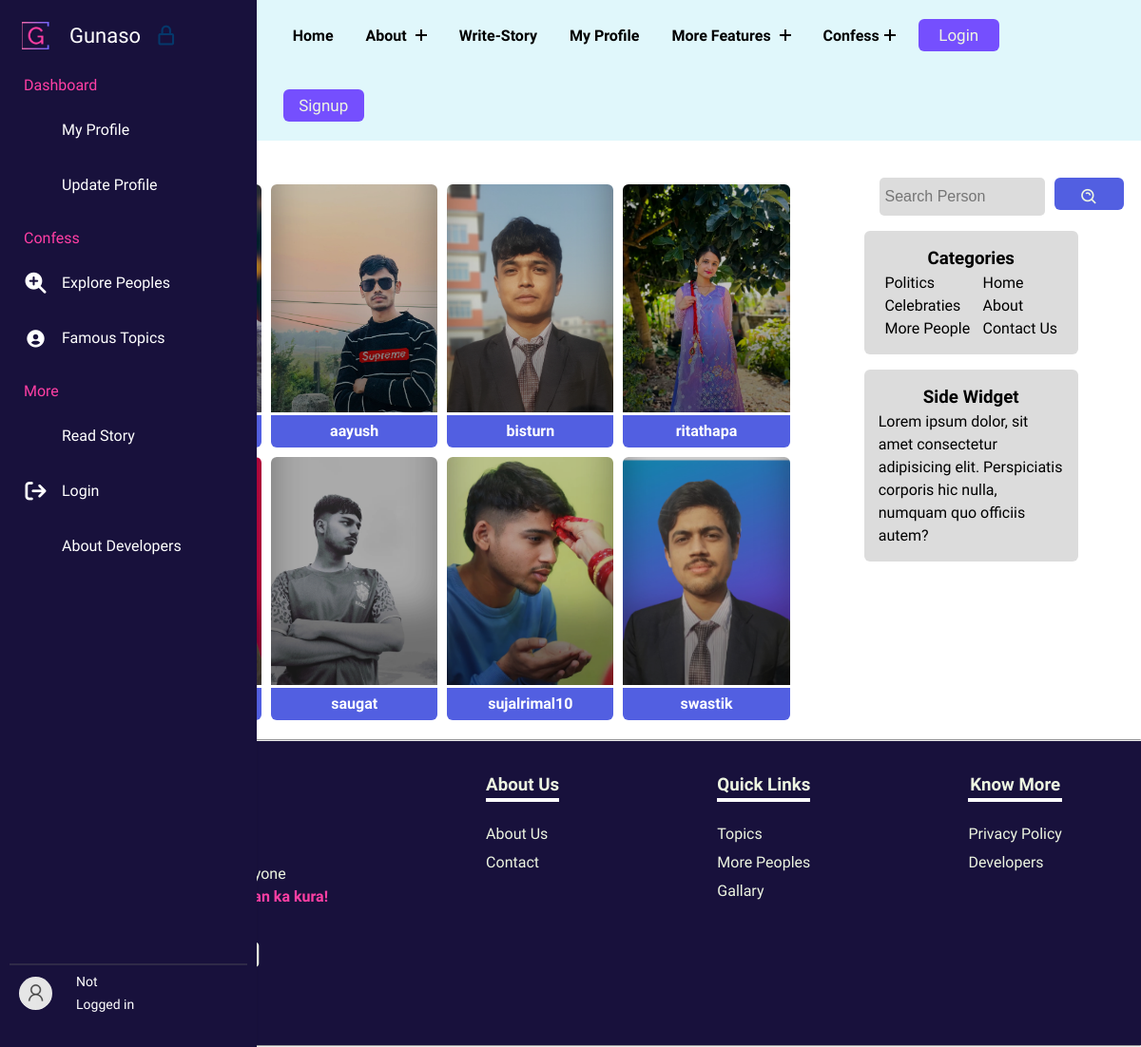
The page /searchperson/ on the database its author committed.
### gunasoApp/models.py (models this page shows, shortened)
class Profile(models.Model):
    user = models.OneToOneField(User, on_delete=models.CASCADE, related_name="Profile")
    image = models.ImageField(upload_to="gunasoApp/images/loggeduserImages", blank=True, default="upload-image")

### gunasoApp/views.py (the view, shortened to what this page needs)
# urls.py: path('searchperson/', views.searchperson, name="searchperson"),
def searchperson(request):
    query = request.GET.get('query', '')
    if len(query) > 100:
        allPerson = Profile.objects.none()
    else:
        try:
            user_id = int(query)
            person = Profile.objects.filter(user_id=user_id)
        except ValueError:
            person = Profile.objects.none()
        if request.user.is_anonymous:
            allPersonContent = Profile.objects.filter(user__username__icontains=query)
            allPerson = person.union(allPersonContent)
            params = {'allPerson': allPerson, 'query': query}
    return render(request, 'searchperson.html', params)

### templates/searchperson.html (shortened to what this page needs)
{% extends 'base.html' %}
{% load static %}
    {% block base_style%}
    {{ block.super }}
    <link rel="stylesheet" href="{% static 'styles/persons.css' %}">
    {% endblock base_style%}
    {% block content %}
    <div class="famoustopicsmain">
        <div class="containflex">
            <div class="leftside">
                <h2>Search <span class="blue">Results:</span></h2>
                    <div class="gridcontain">
                        {% for profile in allPerson %}
                        <div data-aos="fade-up">
                            <div class="card" style="background-image: url(../media/{{profile.image}});">
                            </div>
                            <div class="linksbtns">
                                <a class="usernameanchor" href="../user/{{ profile.user }}">{{ profile.user }}</a>
                            </div>
                        </div>
                        {% endfor %}
                    </div>
            </div>
            <div class="rightside">
                <div class="searchdiv">
                    <form method="get" action="{% url 'searchperson' %}">
                        <input class="searchinp" type="search" placeholder="Search Person" aria-label="Search"
                            name="query" id="query">
                        <button class="copybtn" type="submit" style="margin: 0;">
                            <i class='bx bx-search-alt'></i>
                        </button>
                    </form>
                </div>
                <div class="catandside">
                    <div class="categoriesdiv">
                        <h3>Categories</h3>
                        <div class="uls">
                            <ul class="lineone">
                                <li><a href="#">Politics</a></li>
                                <li><a href="#">Celebraties</a></li>
                                <li><a href="#">More People</a></li>
                            </ul>
                            <ul class="lineone">
                                <li><a href="/">Home</a></li>
                                <li><a href="/about">About</a></li>
                                <li><a href="/">Contact Us</a></li>
                            </ul>
                        </div>
                    </div>
                    <div class="categoriesdiv">
                        <h3>Side Widget</h3>
                        <p>Lorem ipsum dolor, sit amet consectetur adipisicing elit. Perspiciatis corporis hic nulla,
                            numquam quo officiis autem?</p>
                    </div>
                </div>
            </div>
        </div>
    </div>
    {% endblock %}

### static/styles/base.css (style rules this page uses)
:root { --dark: #754ffe; --darkgreen: #379683; --bcolor: #5CDB95; --cooltexr: #4a4b65; --backupgreen: #8EE4AF; --para: #EDF5E1; --mainheading: #FFF; --hotish: #FF3FA4; --skyblue: #525FE1; --footer: #18113c; }
body { line-height: 1.5; font-family: "Raleway", sans-serif; font-weight: 400; }
* { margin: 0; padding: 0; box-sizing: border-box; }
ul { z-index: 11; list-style: none; margin: 0; padding: 0; }
a { text-decoration: none; }
input, textarea, button, select, a, i { -webkit-tap-highlight-color: transparent; }
button { cursor: pointer; background-color: #754ffe; font-family: inherit; display: inline-block; width: 5em; height: 2em; line-height: 1.9em; margin: 20px; position: relative; overflow: hidden; border: 2px solid var(--color); transition: color .5s; font-size: 17px; border-radius: 6px; font-weight: 500; color: var(--para); }
button:before { content: ""; position: absolute; z-index: -1; background: var(--skyblue); height: 150px; width: 200px; border-radius: 50%; }
button:before { top: 100%; left: 100%; transition: all .7s; }

### static/styles/persons.css (style rules this page uses)
* { margin: 0; padding: 0; box-sizing: border-box; }
:root { --dark: #05386B; --darkgreen: #379683; --bcolor: #5CDB95; --backupgreen: #8EE4AF; --para: #EDF5E1; --mainheading: #FFF; --hotish: #FF3FA4; --skyblue: #525FE1; --deepdark: #1010; }
.blue { color: var(--skyblue); }
.copybtn { cursor: pointer; background-color: var(--skyblue); font-family: inherit; display: inline-block; width: 5em; height: 2em; line-height: 1.9em; margin: 10px 0; position: relative; overflow: hidden; border: 2px solid var(--color); transition: color .5s; z-index: 1; font-size: 17px; border-radius: 6px; font-weight: 500; color: var(--para); }
.copybtn:before { content: ""; position: absolute; z-index: -1; background: var(--skyblue); height: 150px; width: 200px; border-radius: 50%; }
.copybtn:before { top: 100%; left: 100%; transition: all .7s; }
.famoustopicsmain { margin: 0 .5rem 0 5rem; }
.containflex { padding: 10px; display: flex; gap: 20px; }
.gridcontain { display: grid; gap: 10px; grid-template-columns: repeat(4, 1fr) }
.card { padding: 6px; height: 30vh; border-top-left-radius: 6px; border-top-right-radius: 6px; box-shadow: rgba(0, 0, 0, 0.35) 0px -80px 36px -1px inset; background-color: violet; background-size: cover; background-position: center; background-repeat: no-repeat; filter: brightness(80%); }
a { text-decoration: none; }
.usernameanchor { display: flex; justify-content: center; font-weight: bold; margin-top: 3px; font-size: 16px; background-color: var(--skyblue); padding: 5px 10px; border-bottom-left-radius: 6px; border-bottom-right-radius: 6px; width: inherit; color: #ffffff; }
.linksbtns { display: flex; flex-direction: column; gap: 5px; }
.leftside { padding: 0 10px 10px 10px; flex-basis: 70%; }
.rightside { padding-top: 13px; flex-basis: 30%; border-radius: 6px; }
.searchdiv { margin-top: 1rem; display: flex; align-items: center; margin-left: 4rem; }
.searchdiv form { display: flex; gap: 10px; }
.searchdiv i { line-height: 5vh; font-size: 20px; }
.searchinp { padding: 6px; width: 78%; background-color: gainsboro; height: 5vh; }
.searchinp { border: none; font-size: 16px; border-radius: 5px; }
.catandside { display: flex; flex-direction: column; align-items: center; }
.categoriesdiv { margin-top: 1rem; border-radius: 6px; padding: 15px; background-color: gainsboro; text-align: center; width: 70%; }
.categoriesdiv p { text-align: left; }
.uls { display: flex; justify-content: space-around; }
.uls ul { text-align: left; }
.uls ul li a { text-decoration: none; color: #000; cursor: pointer; }

### rows shown on the page
Profile: image (picture), user "aayush"
Profile: image (picture), user "bisturn"
Profile: image (picture), user "ritathapa"
Profile: image (picture), user "saugat"
Profile: image (picture), user "sujalrimal10"
Profile: image (picture), user "swastik"
